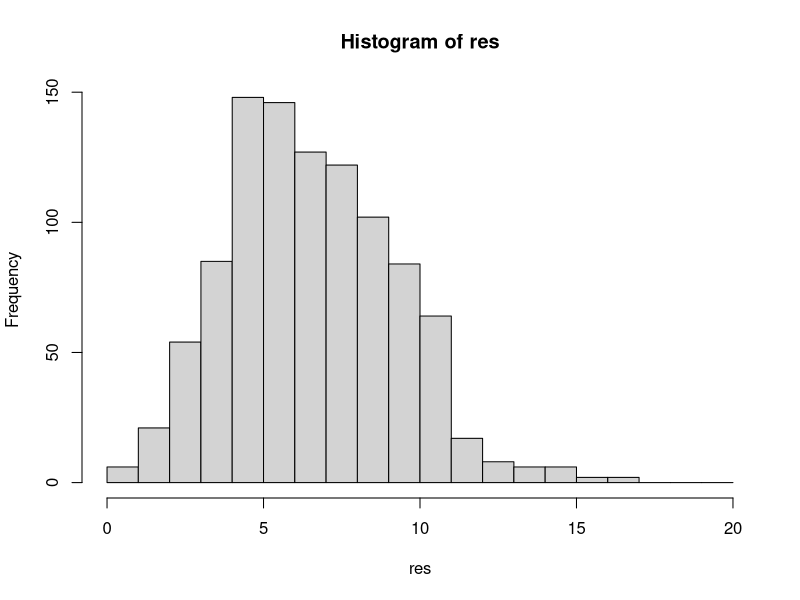
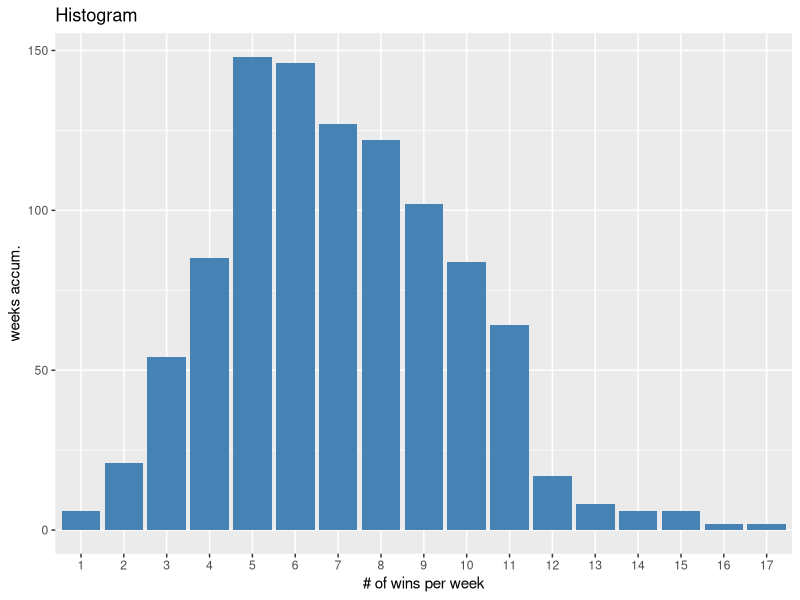

These figures' R source, in order: (Note: this script raises an error after producing the figures.)
cwd <- getwd(); cwd
install.packages("ggplot2")
library(ggplot2)

### 01-06: simulation & histogram

## simulation
## fail or win? probability is 1 out of 100, replaceable, 100 times of drawing lots
lottery <- c("fail", "win")
sample(lottery, 100, prob = c(99, 1), replace = TRUE)
sample(lottery, 100, prob = c(99, 1), replace = TRUE) == "win" #true or false
sum(sample(lottery, 100, prob = c(99, 1), replace = TRUE) == "win") #number of wins

## simulation
lottery2 <- c("failed", "won")
res <- replicate(1000, 
                 sum(replicate(7, sample(lottery2, 100, prob = c(99, 1),
                                         replace = TRUE)) == "won"))
# so, (how many wins per week) * 1,000 weeks
hist(res, breaks = 0:20)
resD <- as.data.frame(table(res))
ggplot(resD, aes(y = Freq, x = res)) +
  geom_bar(stat = "identity", fill = "steelblue") +
  xlab("# of wins per week") +
  ylab("weeks accum.") +
  ggtitle("Histogram")

## functions used
sum(1:1000)
sample(1:6, 1) #like throwing a dice
sample(1:6, 2)
sample(1:6, 100, replace = TRUE) #throwing a dice 100 times or throwing 100 dice at once

lottery <- c("꽝", "1등")
sample(lottery, 100, prob = c(99, 1), replace = TRUE)
sample(lottery, 100, prob = c(1, 99), replace = TRUE)
sample(lottery, 100, prob = c(2, 1), replace = TRUE)

tbl <- table(sample(1:6, 100, replace = TRUE)) #frequency table
tbl
# http://www.cyclismo.org/tutorial/R/tables.html
summary(tbl)
margin.table(tbl)
margin.table(tbl, 1)
prop.table(tbl)
prop.table(tbl, 1)
head(tbl)
rownames(tbl)
nrow(tbl)
ncol(tbl)
colnames(tbl) #error
dim(tbl)

# table or data frame?
# http://www.r-tutor.com/r-introduction/data-frame
# column vector vs. column slice
tbl2 <- data.frame(tbl)
tbl2
tbl2[[2]]
tbl2[["Freq"]]
tbl2$Freq
tbl2[, "Freq"]

tbl2[1]
tbl2["Freq"]
tbl2[c("Var1", "Freq")]
tbl2["Var1", "Freq"]

tbl2[2, ]
tbl2[c(2, 4),]
tbl2[tbl2$Freq == 13, ]
tbl2[tbl2$Freq == 13, ]$Freq

## histogram
hist(sample(1:6, 10000, replace = TRUE), breaks = 0:6)
